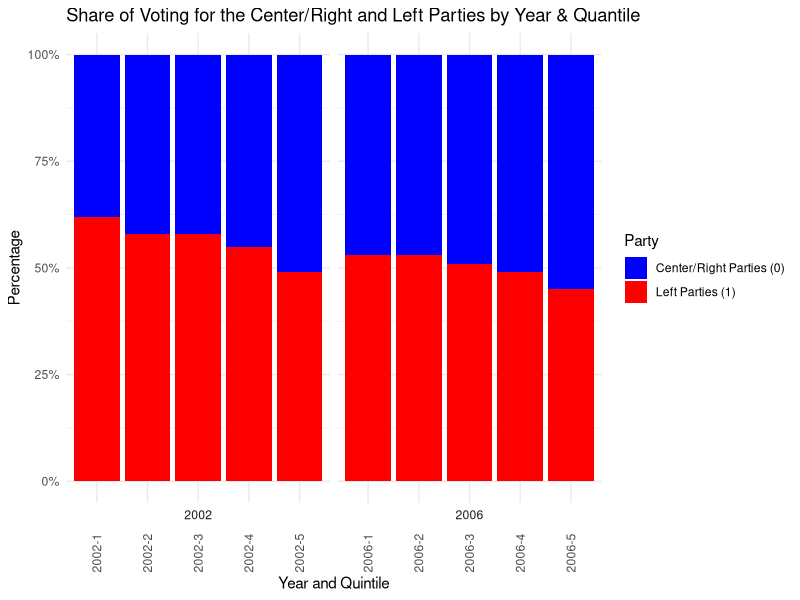
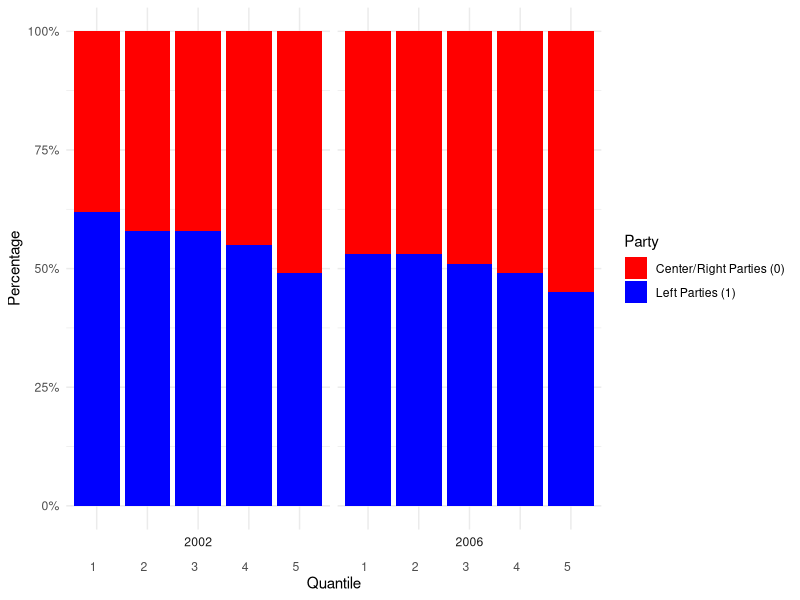
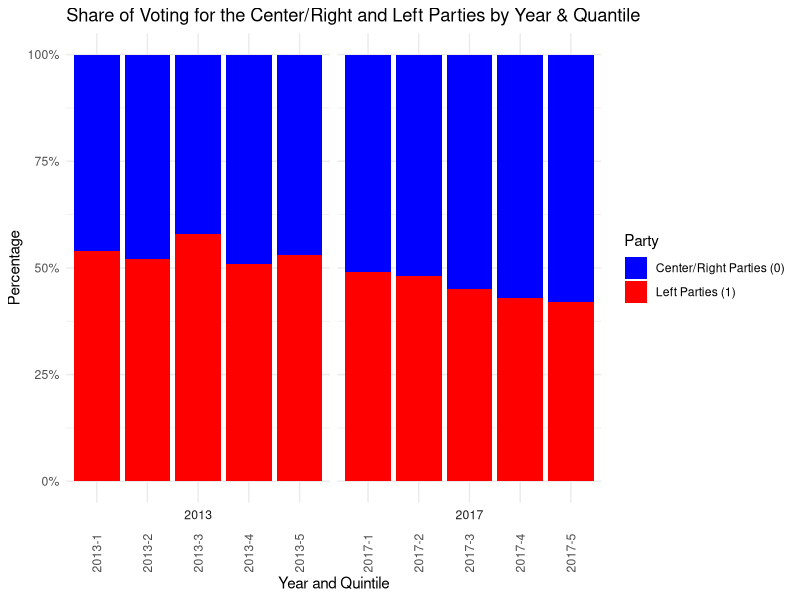
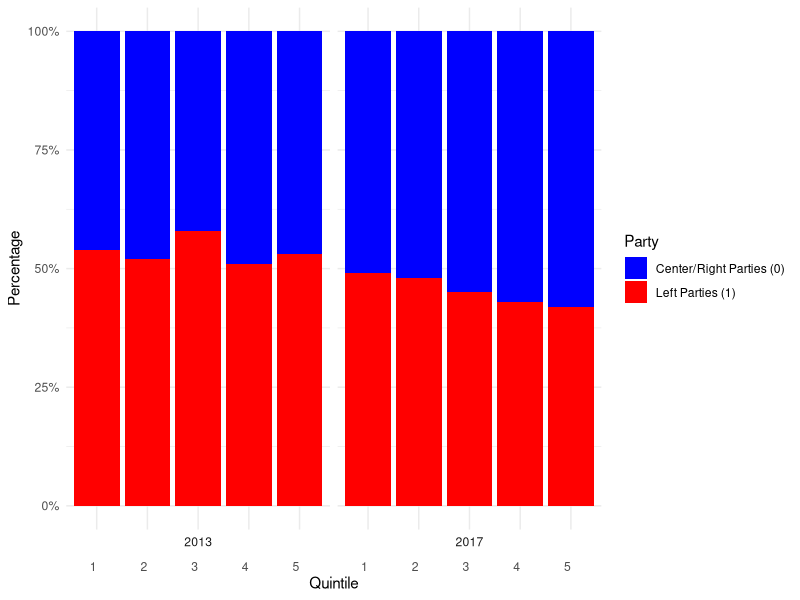

The R script that drew these images, in order:
library(dplyr)
library(ggplot2)

###########SWEDEN######################################
# Create a data frame with the provided data
data_SWE <- data.frame(
  Year = rep(c(2002, 2006), each = 10),
  Quintile = rep(rep(1:5, each = 2), times = 2),
  Party = rep(c(0, 1), times = 20),
  Percentage = c(
    # 2002
    0.38, 0.62, # Quintile 1
    0.42, 0.58, # Quintile 2
    0.42, 0.58, # Quintile 3
    0.45, 0.55, # Quintile 4
    0.51, 0.49, # Quintile 5
    # 2006
    0.47, 0.53, # Quintile 1
    0.47, 0.53, # Quintile 2
    0.49, 0.51, # Quintile 3
    0.51, 0.49, # Quintile 4
    0.55, 0.45 # Quintile 5
  )
)

# Convert Year and Party to factor
data_SWE$Year <- as.factor(data_SWE$Year)
data_SWE$Party <- as.factor(data_SWE$Party)

# Create a new variable for the x-axis that combines Year and Quintile
data_SWE$Year_Quintile <- paste(data_SWE$Year, data_SWE$Quintile, sep = "-")

# Plot1 with spaced breaks after every fifth column
plot1 <- ggplot(data_SWE, aes(x = Year_Quintile, y = Percentage, fill = Party)) +
  geom_bar(stat = "identity", position = "fill", width = 0.9) +
  scale_y_continuous(labels = scales::percent_format()) +
  scale_fill_manual(values = c("0" = "blue", "1" = "red"), 
                    labels = c("Center/Right Parties (0)", "Left Parties (1)")) +
  labs(x = "Year and Quintile", y = "Percentage", fill = "Party", 
       title = "Share of Voting for the Center/Right and Left Parties by Year & Quantile") +
  theme_minimal() +
  theme(axis.text.x = element_text(angle = 90, vjust = 0.5, hjust = 1)) +
  facet_wrap(~Year, scales = "free_x", strip.position = "bottom")

ggsave("bar2_US_VotebyQ.png")


# Extract quintile from Year_Quintile
data_SWE$Quintile <- gsub("^\\d{4}-", "", data_SWE$Year_Quintile)

# Original code with modified x-axis labels
plot2 <- ggplot(data_SWE, aes(x = Quintile, y = Percentage, fill = Party)) +
  geom_bar(stat = "identity", position = "fill", width = 0.9) +
  scale_y_continuous(labels = scales::percent_format()) +
  scale_fill_manual(values = c("0" = "red", "1" = "blue"), 
                    labels = c("Center/Right Parties (0)", "Left Parties (1)")) +
  labs(x = "Quantile", y = "Percentage", fill = "Party") +
  theme_minimal() +
  theme(axis.text.x = element_text(vjust = 0.5, hjust = 1)) +
  facet_wrap(~Year, scales = "free_x", strip.position = "bottom")

setwd("/Users/hannes/Documents/Studium/Master/Third_Semester/Economics_of_distribution/seminar/research_project/R_Code")
ggsave("bar1_SWE_VotebyQ.png")


###########Germany######################################
# Create a data frame with the provided data
data_GER <- data.frame(
  Year = rep(c(2013, 2017), each = 10),
  Quintile = rep(rep(1:5, each = 2), times = 2),
  Party = rep(c(0, 1), times = 20),
  Percentage = c(
    # 2013
    0.46, 0.54, # Quintile 1
    0.48, 0.52, # Quintile 2
    0.42, 0.58, # Quintile 3
    0.49, 0.51, # Quintile 4
    0.47, 0.53, # Quintile 5
    # 2017
    0.51, 0.49, # Quintile 1
    0.52, 0.48, # Quintile 2
    0.55, 0.45, # Quintile 3
    0.57, 0.43, # Quintile 4
    0.58, 0.42 # Quintile 5
  )
)

# Convert Year and Party to factor
data_GER$Year <- as.factor(data_GER$Year)
data_GER$Party <- as.factor(data_GER$Party)

# Create a new variable for the x-axis that combines Year and Quintile
data_GER$Year_Quintile <- paste(data_GER$Year, data_GER$Quintile, sep = "-")

# Plot1 with spaced breaks after every fifth column
plot1 <- ggplot(data_GER, aes(x = Year_Quintile, y = Percentage, fill = Party)) +
  geom_bar(stat = "identity", position = "fill", width = 0.9) +
  scale_y_continuous(labels = scales::percent_format()) +
  scale_fill_manual(values = c("0" = "blue", "1" = "red"), 
                    labels = c("Center/Right Parties (0)", "Left Parties (1)")) +
  labs(x = "Year and Quintile", y = "Percentage", fill = "Party", 
       title = "Share of Voting for the Center/Right and Left Parties by Year & Quantile") +
  theme_minimal() +
  theme(axis.text.x = element_text(angle = 90, vjust = 0.5, hjust = 1)) +
  facet_wrap(~Year, scales = "free_x", strip.position = "bottom")

ggsave("bar2_US_VotebyQ.png")


# Extract quintile from Year_Quintile
data_GER$Quintile <- gsub("^\\d{4}-", "", data_GER$Year_Quintile)

# Original code with modified x-axis labels
plot2 <- ggplot(data_GER, aes(x = Quintile, y = Percentage, fill = Party)) +
  geom_bar(stat = "identity", position = "fill", width = 0.9) +
  scale_y_continuous(labels = scales::percent_format()) +
  scale_fill_manual(values = c("0" = "blue", "1" = "red"), 
                    labels = c("Center/Right Parties (0)", "Left Parties (1)")) +
  labs(x = "Quintile", y = "Percentage", fill = "Party") +
  theme_minimal() +
  theme(axis.text.x = element_text(vjust = 0.5, hjust = 1)) +
  facet_wrap(~Year, scales = "free_x", strip.position = "bottom")

setwd("/Users/hannes/Documents/Studium/Master/Third_Semester/Economics_of_distribution/seminar/research_project/R_Code")
ggsave("bar2_GER_VotebyQ.png")






